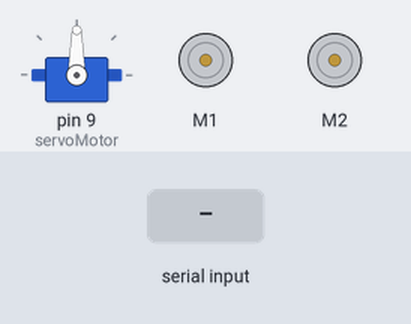
A sketch run on a simulated Arduino Uno, built with avr-gcc and run on an emulated ATmega328P. Parts: servo, 2 × DC motor (green arrow = forward, orange = backward, longer = faster). The test bench sets the inputs (shaded band).

Above: at 1.2 s.
1.3 s: "90,45\n" received over Serial
At 2.3 s:
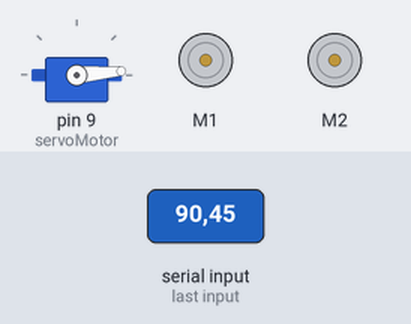
2.8 s: "F90\n" received over Serial
At 3.3 s:
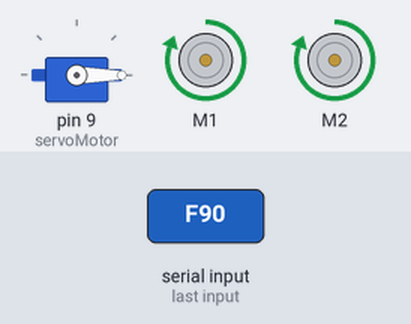
4.3 s: "B90\n" received over Serial
At 5.5 s:
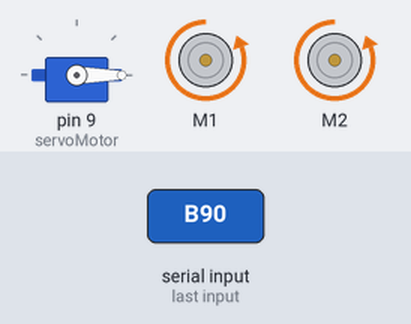
5.8 s: "L90\n" received over Serial
At 6.8 s:
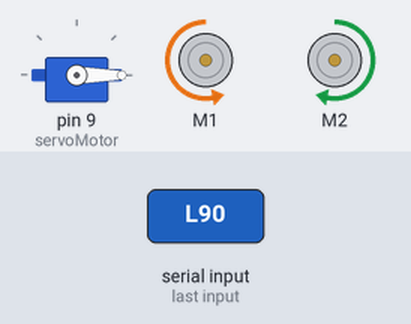
7.3 s: "R90\n" received over Serial
At 7.9 s:
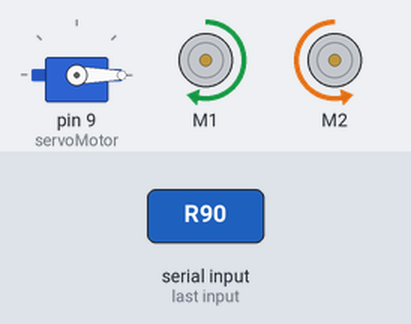
8.8 s: "S90\n" received over Serial
At 10.2 s:
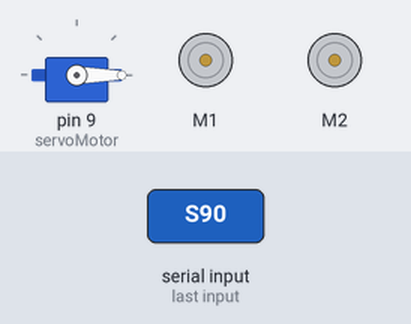
Timing chart, 0 to 11.3 s (numbered marks = the images above; inputs shaded):
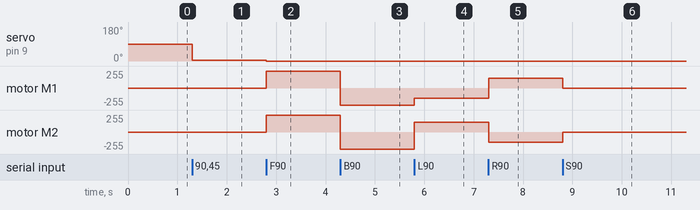

The sketch:

BB_8.ino
```cpp
#include <Servo.h>
#include <SoftwareSerial.h>
#include <AFMotor.h>

AF_DCMotor motor1(1);
AF_DCMotor motor2(2);

char command;
Servo servoMotor;
int servoAngle = 90;

void setup()
{
  Serial.begin(9600);
  servoMotor.attach(9);
  servoMotor.write(servoAngle);
}

void loop()
{
  if (Serial.available() > 0)
  {
    command = Serial.read();

  switch (command)
   {
    case 'F': // Move forward
      moveForward();
      break;
    case 'B': // Move backward
      moveBackward();
      break;
    case 'L': // Turn left
      turnLeft();
      break;
    case 'R': // Turn right
      turnRight();
      break;
    case 'S': // Stop
      stopCar();
      break;
    default:
    Servopos(command); // Handle servo angle command
      break;
    }
  }
}

void moveForward()
 {
  motor1.setSpeed(255);
  motor2.setSpeed(255);
  motor1.run(FORWARD); // Rotate motor 1 forward
  motor2.run(FORWARD); // Rotate motor 2 forward

 }

void moveBackward()
 {
  motor1.setSpeed(255);
  motor2.setSpeed(255);
  motor1.run(BACKWARD); // Rotate motor 1 backward
  motor2.run(BACKWARD); // Rotate motor 2 backward
 }

void turnLeft()
 {
  motor1.setSpeed(150);
  motor2.setSpeed(150);
  motor1.run(BACKWARD); // Rotate motor 1 backward
  motor2.run(FORWARD); // Rotate motor 2 forward
 }

void turnRight()
 {
  motor1.setSpeed(150);
  motor2.setSpeed(150);
  motor1.run(FORWARD); // Rotate motor 1 forward
  motor2.run(BACKWARD); // Rotate motor 2 backward
 }

void stopCar()
 {
  motor1.run(RELEASE); // Release motor 1 to stop
  motor2.run(RELEASE); // Release motor 2 to stop
 }

void Servopos(char command)
 {
  int angleValue = command - '0';
  if (angleValue >= 0 && angleValue <= 180)
   {
    servoAngle = angleValue;
    servoMotor.write(servoAngle);
   }
  }
```

Measured:
- after the input at 1.3 s, servo on pin 9 (servoMotor): 90° → 5° at once
- after the input at 2.8 s, servo on pin 9 (servoMotor): 5° → 0° at once; motor M1, motor M2: stopped → forward 255/255 at once
- after the input at 4.3 s, motor M1, motor M2: forward 255/255 → backward 255/255 at once
- after the input at 5.8 s, motor M1: backward 255/255 → backward 150/255 at once; motor M2: backward 255/255 → forward 150/255 at once
- after the input at 7.3 s, motor M1: backward 150/255 → forward 150/255 at once; motor M2: forward 150/255 → backward 150/255 at once
- after the input at 8.8 s, motor M1: forward 150/255 → stopped at once; motor M2: backward 150/255 → stopped at once
